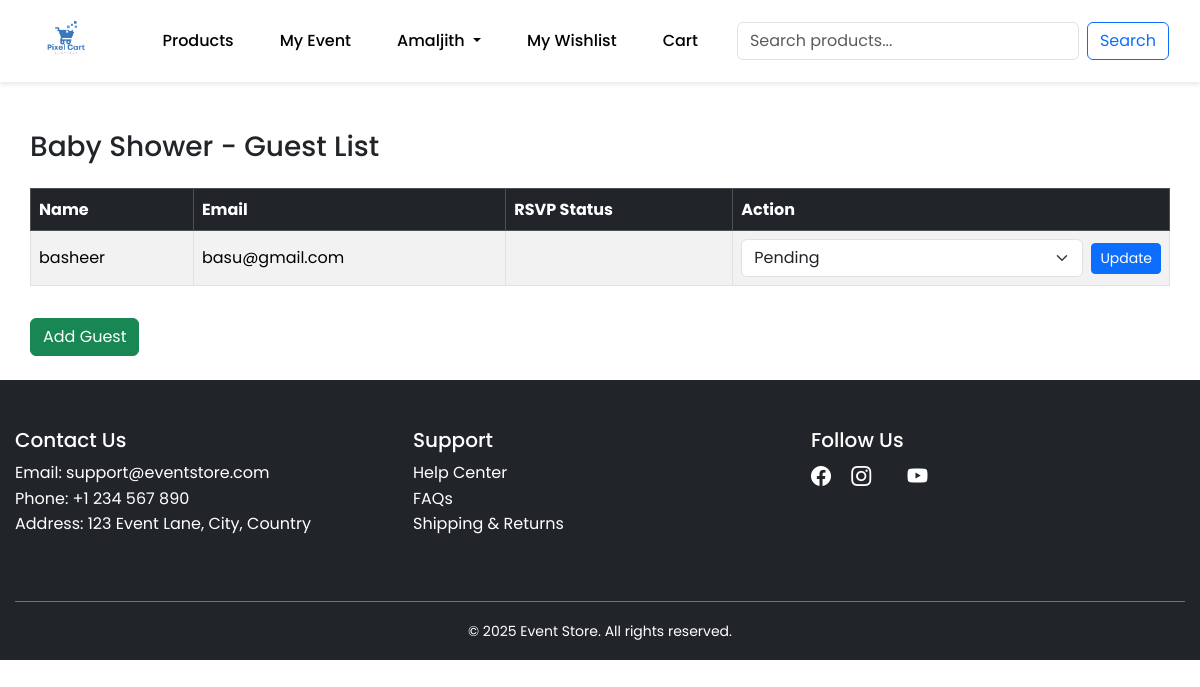
/event/14/ (signed in), run on the app's committed database.
### user/models.py (models this page shows)
class User(AbstractUser):
    email = models.EmailField(unique=True)

### eventmanagement/models.py (models this page shows, shortened)
class Event(models.Model):
    name = models.CharField(max_length=100)
    event_date = models.DateTimeField()
    location = models.CharField(max_length=255)
    description = models.TextField()
    user = models.ForeignKey(settings.AUTH_USER_MODEL, on_delete=models.CASCADE)

class Guest(models.Model):
    name = models.CharField(max_length=100)
    email = models.EmailField(blank=True, null=True)
    event = models.ForeignKey(Event, on_delete=models.CASCADE, related_name='guests')
    rsvp_token = models.UUIDField(default=uuid.uuid4, unique=True)

### eventmanagement/views.py (the view)
# urls.py: path('event/<int:event_id>/', views.event_dashboard, name='event_dashboard'),
@login_required(login_url='login')
def event_dashboard(request, event_id):
    event = get_object_or_404(Event, id=event_id)
    if event.user != request.user:
        raise PermissionDenied("You do not have permission to view this event.")
    guests = Guest.objects.filter(event=event)
    return render(request, "eventmanagement/event_dashboard.html", {
        "event": event,
        "guests": guests,
    })

### eventmanagement/context_processors.py (called while the page is built)
def user_event(request):
    if request.user.is_authenticated:
        event = Event.objects.filter(user=request.user).order_by('-event_date').first()
        return {'current_event': event}
    return {}

### templates/eventmanagement/event_dashboard.html (shortened to what this page needs)
{% extends "base.html" %}
{% load static %}
{% block main-content %}
<div class="container mt-5">
    <h3 class="mb-4">{{ event.name }} - Guest List</h3>
    {% if guests %}
    <table class="table table-bordered table-striped align-middle">
        <thead class="table-dark">
            <tr>
                <th>Name</th>
                <th>Email</th>
                <th>RSVP Status</th>
                <th>Action</th>
            </tr>
        </thead>
        <tbody>
            {% for guest in guests %}
            <tr>
                <td>{{ guest.name }}</td>
                <td>{{ guest.email }}</td>
                <td>{{ guest.rsvp_status }}</td>
                <td>
                    <form method="POST" class="d-flex align-items-center">
                        <select name="rsvp_status" class="form-select me-2">
                            <option value="Pending" {% if guest.rsvp_status == "Pending" %}selected{% endif %}>Pending</option>
                        </select>
                        <button type="submit" class="btn btn-sm btn-primary">Update</button>
                    </form>
                </td>
            </tr>
            {% endfor %}
        </tbody>
    </table>
    {% else %}
    <p>No guests added yet.</p>
    {% endif %}
    <a href="{% url 'add_guest' event.id %}" class="btn btn-success mt-3">Add Guest</a>
</div>
{% endblock main-content %}

### templates/base.html (shortened to what this page needs)
<!DOCTYPE html>
{% load static %}
<html lang="en">
<head>
    <link href="https://cdn.jsdelivr.net/npm/bootstrap@5.3.3/dist/css/bootstrap.min.css"
          rel="stylesheet"
>
          <link href="https://cdn.jsdelivr.net/npm/bootstrap-icons@1.10.5/font/bootstrap-icons.css" rel="stylesheet">
          <link rel="stylesheet" href="https://cdnjs.cloudflare.com/ajax/libs/font-awesome/6.4.0/css/all.min.css">
    <link href="{% static 'css/index.css' %}" rel="stylesheet">
</head>
<body>
    <nav class="navbar navbar-expand-lg navbar-dark sticky-top p-3 " id="navbar">
        <div class="container">
            <a class="navbar-brand" href="{% url 'home' %}">
                <img src="{% static 'images/j.png' %}" alt="Event Store Logo" height="40">
            </a>
            <div class="collapse navbar-collapse" id="navbarNav">
                <ul class="navbar-nav ms-auto me-3">
                    <li class="nav-item">
                        <a class="nav-link" href="{% url 'product_list'%}">Products</a>
                    </li>
                    <li class="nav-item">
                        {% if current_event %}
                            <a class="nav-link" href="{% url 'event_dashboard' current_event.id %}">My Event</a>
                        {% else %}
                            {% if user.is_authenticated %}
                                <a class="nav-link" href="{% url 'create_event' %}">Create Event</a>
                            {% endif %}
                        {% endif %}
                    </li>
                    <li class="nav-item">
                        {% if user.is_authenticated %}
                        <li class="nav-item dropdown">
                            <a class="nav-link dropdown-toggle" href="#" id="navbarDropdown" role="button" data-bs-toggle="dropdown">
                                {{ user.username }}
                            </a>
                        </li>
                    {% else %}
                        <li class="nav-item">
                            <a class="nav-link" href="{% url 'login' %}">Login/Signup</a>
                        </li>
                    {% endif %}
                    </li>
                    {% if user.is_authenticated %}
                        <li class="nav-item">
                            <a class="nav-link" href="{% url 'wishlist_view' %}">My Wishlist</a>
                        </li>
                    {% endif %}
                    <li class="nav-item">
                        {% if user.is_authenticated %}
                                <a class="nav-link" href="{% url 'cart_view' %}">Cart</a>
                        {% endif %}
                    </li>
                </ul>
                <form class="d-flex" method="get" action="{% url 'product_list' %}">
                    <input class="form-control me-2" type="search" name="q" value="{{ request.GET.q }}" placeholder="Search products...">
                    <button class="btn btn-outline-primary bg-Transparent" type="submit">Search</button>
                </form>
            </div>
        </div>
    </nav>
    <div class="content-wrapper">
        <div class="container mt-5">
            {% block main-content %}{% endblock main-content %}
        </div>
    </div>
    <footer class="bg-dark text-white pt-5 pb-3">
        <div class="container">
          <div class="row">
            <div class="col-md-4 mb-4">
              <h5>Contact Us</h5>
              <ul class="list-unstyled">
                <li>Email: support@eventstore.com</li>
                <li>Phone: +1 234 567 890</li>
                <li>Address: 123 Event Lane, City, Country</li>
              </ul>
            </div>
            <div class="col-md-4 mb-4">
              <h5>Support</h5>
              <ul class="list-unstyled">
                <li><a href="#" class="text-white text-decoration-none">Help Center</a></li>
                <li><a href="#" class="text-white text-decoration-none">FAQs</a></li>
                <li><a href="#" class="text-white text-decoration-none">Shipping & Returns</a></li>
              </ul>
            </div>
            <div class="col-md-4 mb-4">
              <h5>Follow Us</h5>
              <a href="#" class="text-white me-3 fs-5"><i class="bi bi-facebook"></i></a>
              <a href="#" class="text-white me-3 fs-5"><i class="bi bi-instagram"></i></a>
              <a href="#" class="text-white fs-5"><i class="bi bi-youtube"></i></a>
            </div>
          </div>
          <div class="text-center pt-3 border-top border-secondary mt-4">
            <small>&copy; 2025 Event Store. All rights reserved.</small>
          </div>
        </div>
      </footer>
</body>
</html>

### static/css/index.css (style rules this page uses)
body { font-family: 'Poppins', sans-serif; background-color: white; line-height: 1.6; }
.container { max-width: 1200px; margin: 0 auto; padding: 0 15px; }
.navbar { background-color:white; padding: 15px 20px; box-shadow: 0 2px 5px rgba(0, 0, 0, 0.1); }
.navbar a { color: black; text-decoration: none; margin: 0 15px; font-weight: 500; transition: color 0.3s ease; }

### data on the page
User: username "Amaljith"
Event: name "Baby Shower"
Guest: name "basheer", email "basu@gmail.com"
